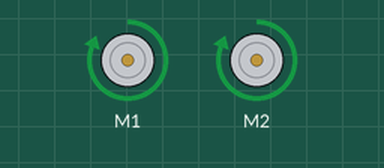
Simulated run of this program. Board: Raspberry Pi (BCM pin numbers). On the bench: 2 × DC motor (green arrow = forward, orange = backward, longer = faster). Motors are numbered in the order the program creates them (left before right in a Robot).

Above: at 2.5 s.
At 7.5 s:
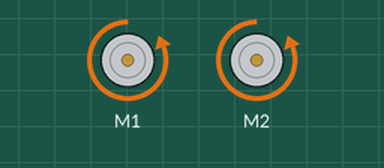
Timing chart, 0 to 13.0 s (numbered marks = the images above):
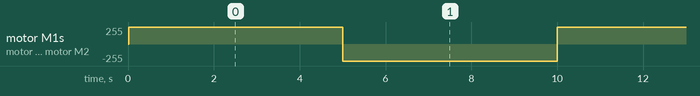

The program:

T6.6.Test_motores.py
```python
from gpiozero import Motor  # Importamos los módulos
from time import sleep

#Definimos Motor izquierdo (L) conectando a los pines 7 y 8 a la placa L298
motorL = Motor(forward = 7, backward = 8)
#Definimos Motor derecho (R) conectando a los pines 9 y 9 a la placa L298
motorR = Motor(forward = 9, backward = 10)

while True:  # Bucle para siempre
	motorL.forward()  # Motor L hacia adelante
	motorR.forward()  # Motor R hacia adelante
	sleep(5)		  # Esperamos 5 segundos
	motorL.backward() # Motor L hacia atrás
	motorR.backward() # Motor R hacia atrás
	sleep(5)		  # Esperamos 5 segundos
```

Measured:
- by itself, motor M1, motor M2: alternates forward 255/255 for 5.0 s and backward 255/255 for 5.0 s
